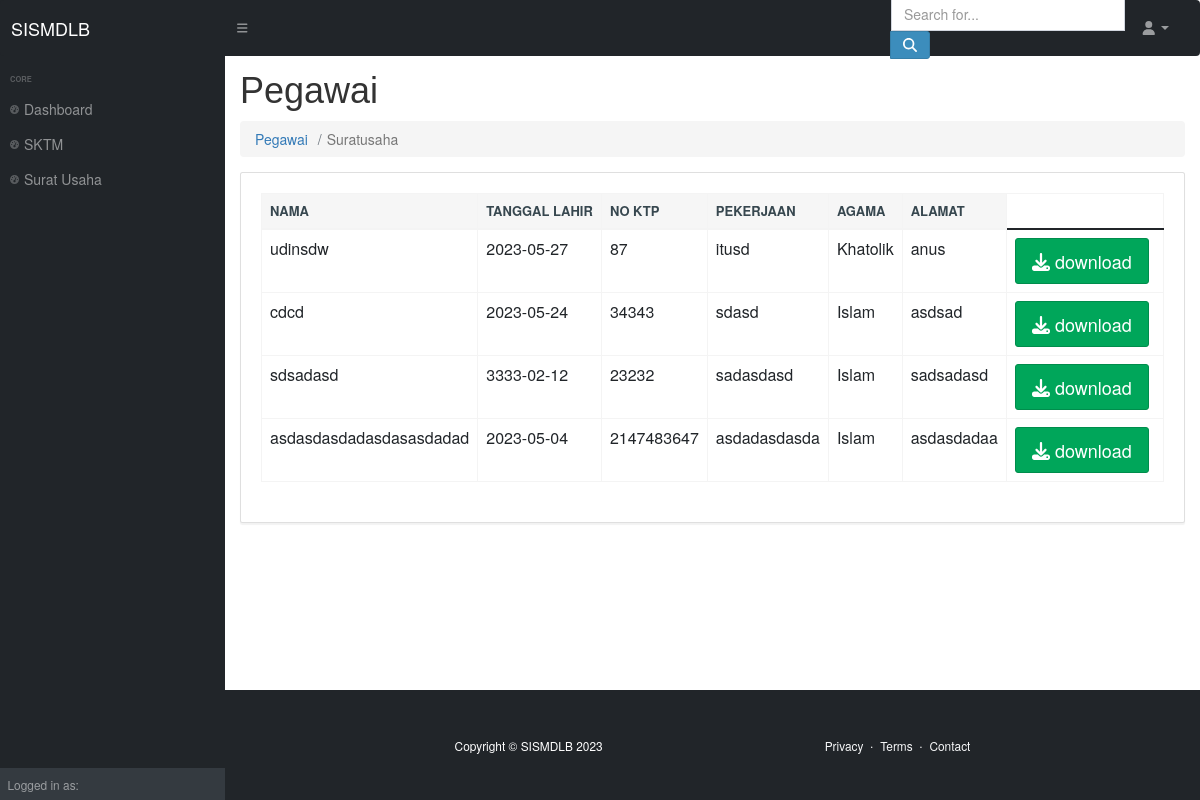
The app's page /index.php/pegawai/suratusaha with its own data.
### tables this page shows
CREATE TABLE `suratusaha` (
  `id` int(9) NOT NULL,
  `nama` varchar(50) NOT NULL,
  `tgl_lahir` date NOT NULL,
  `no_ktp` int(16) DEFAULT NULL,
  `pekerjaan` varchar(50) NOT NULL,
  `agama` enum('Islam','Khatolik','Protestan','Hindu','Buddha','Konghucu') NOT NULL,
  `alamat` text NOT NULL
);

### application/controllers/pegawai/suratusaha.php (called while the page is built, shortened)
<?php
class suratusaha extends CI_Controller {
	public function __construct()
    {
        $this->load->model('suratusaha_model');
        $this->load->library('form_validation');
        $this->load->library('pdf');
    }
	public function index()
	{
		$data["suratusaha"] = $this->suratusaha_model->getAll();
        $this->load->view("pegawai/suratusaha/list", $data);
	}
}

### index.php (called while the page is built, shortened)
<?php
require_once BASEPATH.'core/CodeIgniter.php';

### application/models/suratusaha_model.php (called while the page is built, shortened)
<?php defined('BASEPATH') OR exit('No direct script access allowed');
class suratusaha_model extends CI_Model
{
    private $_table = "suratusaha";
    public function getAll()
    {
        return $this->db->get($this->_table)->result();
    }
}

### application/views/pegawai/suratusaha/list.php (the view, shortened to what this page needs)
    <body class="sb-nav-fixed">
        <div id="layoutSidenav">
            <div id="layoutSidenav_content">
                <main>
                    <div class="container-fluid px-4">
					<div class="card mb-3">
					<div class="card-body">
                    <table class="table table-bordered">
  <thead>
    <tr>
      <th>Nama</th>
      <th>Tanggal Lahir</th>
      <th>No KTP</th>
      <th>Pekerjaan</th>
      <th>Agama</th>
      <th>Alamat</th>
    </tr>
  </thead>
  <tbody>
  <?php foreach ($suratusaha as $suratusaha): ?>
    <tr>
										<td>
											<?php echo $suratusaha->nama ?>
										</td>
                                        <td>
											<?php echo $suratusaha->tgl_lahir?>
										</td>
                                        <td>
											<?php echo $suratusaha->no_ktp?>
										</td>
                                        <td>
											<?php echo $suratusaha->pekerjaan ?>
										</td>
                                        <td>
											<?php echo $suratusaha->agama ?>
										</td>
                                        <td>
											<?php echo $suratusaha->alamat ?>
										</td>
                    <td width="250">
                                             <a href="<?php echo site_url('pegawai/suratusaha/pdf/'.$suratusaha->id) ?>"
											 class="btn btn-success btn-lg"><span class="fas fa-download"></span> download</a>
										</td>
                    <?php endforeach; ?>
  </tbody>
</table>
					</div>
				</div>
                    </div>
                </main>
            </div>
        </div>
    </body>
</html>

### records on screen
suratusaha: nama "udinsdw", tgl_lahir "2023-05-27", no_ktp "87", pekerjaan "itusd", agama "Khatolik", alamat "anus"
suratusaha: nama "cdcd", tgl_lahir "2023-05-24", no_ktp "34343", pekerjaan "sdasd", agama "Islam", alamat "asdsad"
suratusaha: nama "sdsadasd", tgl_lahir "3333-02-12", no_ktp "23232", pekerjaan "sadasdasd", agama "Islam", alamat "sadsadasd"
suratusaha: nama "asdasdasdadasdasasdadad", tgl_lahir "2023-05-04", no_ktp "2147483647", pekerjaan "asdadasdasda", agama "Islam", alamat "asdasdadaa"

### other values on screen
SITE_NAME "SISMDLB"
$this->uri->segment(1) "Pegawai"
$segment "Pegawai"
$segment "Suratusaha"
Date('Y') "2023"
